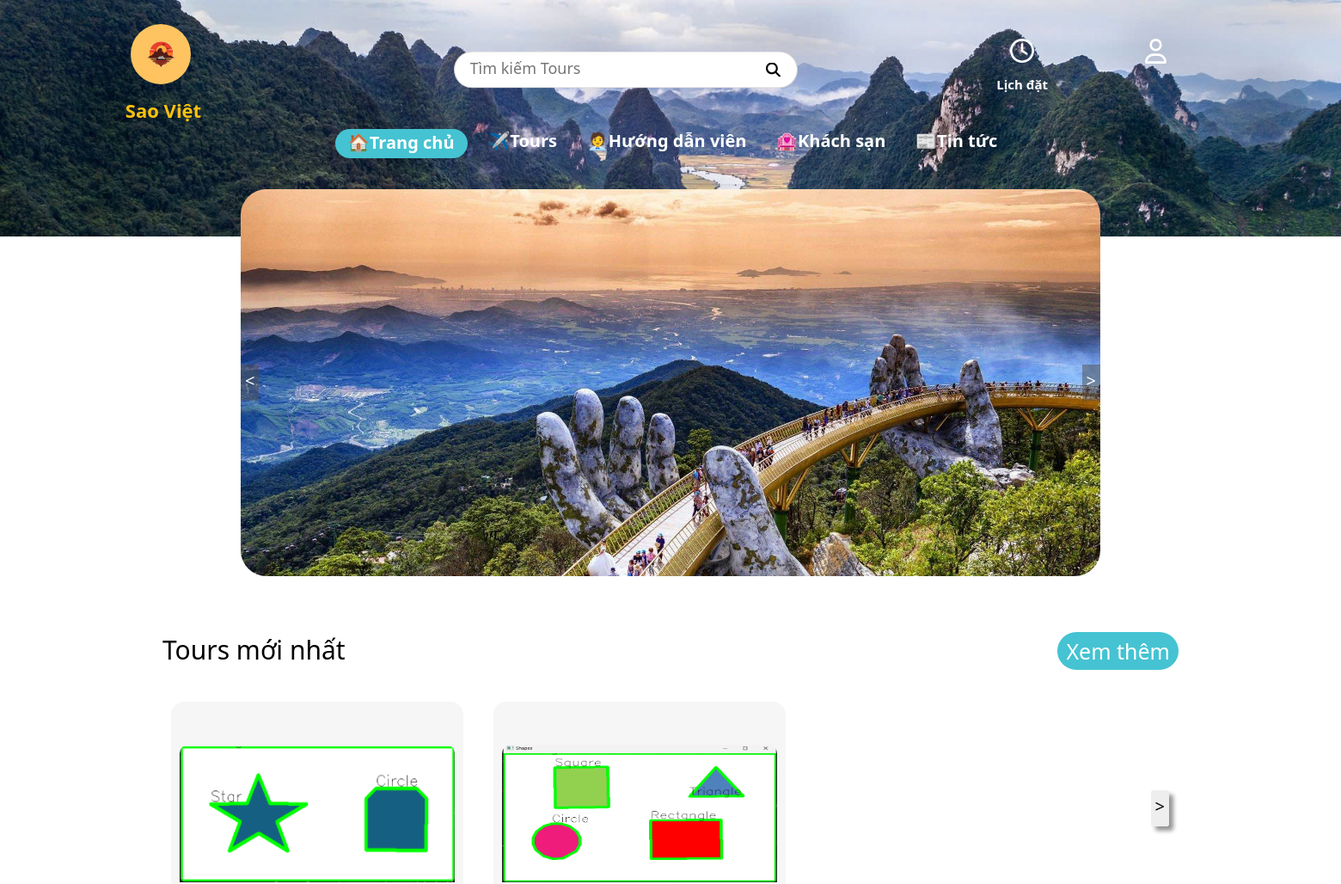
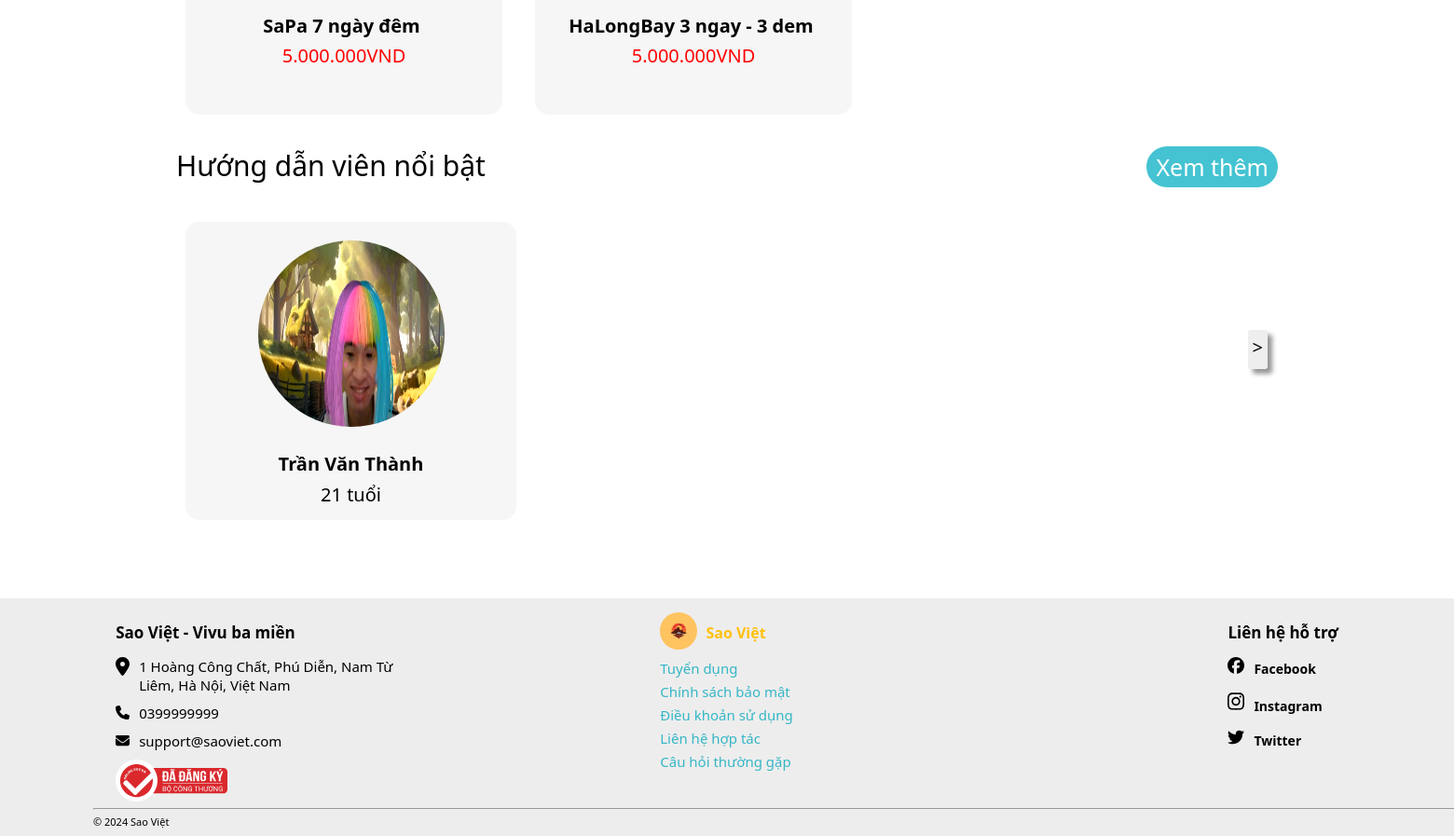
The page / (signed in) on the database its author committed (2 pictures, top to bottom).
### tables this page shows
CREATE TABLE `tour` (
  `MaTour` int(11) NOT NULL,
  `TenTour` varchar(300) NOT NULL,
  `AnhTour` varchar(100) NOT NULL,
  `MoTa` text NOT NULL,
  `GiaTour` varchar(50) NOT NULL,
  `GioiThieu` text DEFAULT NULL,
  `MaCD` int(5) DEFAULT NULL
);

CREATE TABLE `huongdanvien` (
  `MaHDV` int(11) NOT NULL,
  `TenHDV` varchar(100) NOT NULL,
  `AnhHDV` varchar(100) NOT NULL,
  `GioiTinh` varchar(10) NOT NULL,
  `NgaySinh` date NOT NULL,
  `SDT` int(10) NOT NULL,
  `Email` varchar(50) NOT NULL,
  `MoTa` text NOT NULL,
  `DanhGia` int(5) DEFAULT NULL
);

### Controllers/BaseController.php (called while the page is built, shortened)
<?php
    class BaseController {
        protected function view($viewPath, array $data = []) {
            require(self::VIEW_FORDER_NAME .'/'. str_replace('.', '/', $viewPath).'.php');
        }
    }
?>

### Controllers/HomeController.php (called while the page is built, shortened)
<?php
    class HomeController extends BaseController {
        public $tourModel;
        public $guideModel;
        public function __construct() {
            $this->tourModel = new TourModel();
            $this->guideModel = new GuideModel();
        }
        public function index() {
            $tours = $this->tourModel->getAll();
            $guides = $this->guideModel->getGuide(['MaHDV', 'TenHDV', 'AnhHDV', 'NgaySinh'], 'DanhGia', '5');
            return $this->view("home.index",
                [
                    'tours' => $tours,
                    'guides' => $guides
                ],
            );
        }
    }
?>

### Core/Database.php (called while the page is built, shortened)
<?php
class Database
{
    public function connect()
    {
        $conn = mysqli_connect(self::HOST, self::USER, self::PASS, self::DB_NAME);
        mysqli_set_charset($conn, 'utf8');
        return $conn;
    }
}

### Models/BaseModel.php (called while the page is built, shortened)
<?php
class BaseModel extends Database {
    protected $connect;
    public function __construct() {
        $this->connect = $this->connect();
    }
    public function all($table, $select = ['*']) {
        $columns = implode(', ', $select);
        $sql = "SELECT {$columns} FROM {$table}";
        $query = $this->_query($sql);
        $data = [];
        while ($row = mysqli_fetch_object($query)) {
            array_push($data, $row);
        }
        return $data;
    }
    public function getOption($table, $select = ['*'], $id, $option) {
        $columns = implode(', ', $select);
        $sql = "SELECT {$columns} FROM {$table} WHERE {$id} = '{$option}'";
        $query = $this->_query($sql);
        $data = [];
        while ($row = mysqli_fetch_object($query)) {
            array_push($data, $row);
        }
        return $data;
    }
    private function _query($sql) {
        return mysqli_query($this->connect, $sql);
    }
}

### Models/tourModel.php (called while the page is built, shortened)
<?php
    class TourModel extends BaseModel {
        public function getAll($columns = ['*']) {
            return $this->all(self::TABLE, $columns);
        }
    }
?>

### Models/guideModel.php (called while the page is built, shortened)
<?php
    class GuideModel extends BaseModel {
        public function getGuide($columns = ['*'], $id, $value) {
            return $this->getOption(self::TABLE, $columns, $id, $value);
        }
    }

### Views/home/index.php (the view, shortened to what this page needs)
<div class="slide">
    <div class="sub-slide">
        <div class="item">
            <img src="./public/img/home/slide_1.jpg" alt="slide_1">
        </div>
    </div>
    <button class="control-prev" type="button">
        <span>&lt;</span>
    </button>
    <button class="control-next" type="button">
        <span>&gt;</span>
    </button>
</div>
<div class="list" id="tour-slide">
        <div class="title">
            <span>Tours mới nhất</span>
            <a href="index.php?controller=tour&action=list">
                <span>Xem thêm</span>
            </a>
        </div>
        <div class="container">
            <div class="content" id="tour">
                <?php foreach($tours as $tour):?>
                    <div class="sub-list" id="sub-tour">
                        <a href="index.php?controller=tour&action=detail&id=<?=$tour->MaTour?>">
                            <img src="./Admin/public/img/tour/<?=$tour->AnhTour?>" alt="anh tour" id="avatar-tour">
                            <h4 id="tour-name"><?=$tour->TenTour?></h4>
                            <span id="tour-price"><?=$tour->GiaTour?>VND</span>
                        </a>
                    </div>
                <?php endforeach;?>
            </div>
            <button class="button-next" type="button" id="tour-next">
                <span>&gt;</span>
            </button>
        </div>
    </div>
<div class="list" id="guide-slide">
        <div class="title">
            <span>Hướng dẫn viên nổi bật</span>
            <a href="index.php?controller=guide&action=index">
                <span>Xem thêm</span>
            </a>
        </div>
        <div class="container">
            <div class="content" id="guide">
                <?php foreach($guides as $guide):?>
                    <div class="sub-list" id="sub-guide">
                        <a href="index.php?controller=guide&action=detail&id=<?=$guide->MaHDV?>">
                            <img id="avatar-guide" src="./Admin/public/img/guide/<?=$guide->AnhHDV?>" alt="anh hdv">
                            <h4 id="guide-name"><?=$guide->TenHDV?></h4>
                            <span id="guide-age">
                                <?php
                                    $ngaySinh = new DateTime($guide->NgaySinh);
                                    $ngayHienTai = new DateTime();
                                    $tuoi = $ngayHienTai->diff($ngaySinh)->y;
                                    echo $tuoi;
                                ?>
                                tuổi
                            </span>
                        </a>
                    </div>
                <?php endforeach;?>
            </div>
            <button class="button-next" type="button" id="gui-next">
                <span>&gt;</span>
            </button>
        </div>
    </div>

### public/css/home.css (style rules this page uses)
* { margin: 0; padding: 0; box-sizing: border-box; font-family: "Segoe UI", Roboto, Helvetica, Arial, sans-serif; }
body { z-index: -1; overflow-x: hidden; }
.slide { position: absolute; overflow: hidden; width: 1000px; height: 450px; margin: 0 auto; border-radius: 30px; top: 220px; left: 50%; transform: translate(-50%, 0); z-index: 1; }
.slide .sub-slide { display: flex; transition: transform 0.5s ease; }
.slide .item { flex: 0 0 100%; }
.slide .item img { width: 1000px; height: auto; }
.slide .control-prev, .slide .control-next { position: absolute; top: 50%; transform: translateY(-50%); background-color: rgba(78, 77, 77, 0.5); color: white; border: none; padding: 5px 5px 10px 5px; font-size: 20px; cursor: pointer; }
.slide .control-prev { left: 0; }
.slide .control-next { right: 0; }
.list { position: relative; height: 450px; padding: 20px 189px; width: auto; overflow: hidden; }
.title { color: black; font-size: 30px; font-weight: 500; padding-bottom: 20px; }
.title a { color: white; text-decoration: none; font-size: 25px; background-color: #45c3d2; float: right; padding: 5px 10px; border-radius: 25px; }
.list .content { display: flex; gap: 15px; margin-top: 10px; transition: all 0.5s ease; }
.list .sub-list { margin: 10px; padding: 50px 10px; border-radius: 15px; height: 190px; text-align: center; background-color: rgb(246, 246, 246); height: auto; }
.sub-list img { width: 320px; height: 160px; margin-bottom: 10px; border-radius: 10px 10px 0 0; }
.sub-list a { color: black; text-decoration: none; font-size: 20px; }
.sub-list h4 { width: 315px; margin-bottom: 5px; }
.container { width: 1095px; overflow: hidden; }
.button-prev, .button-next { position: absolute; top: 50%; transform: translateY(-50%); background-color: rgba(223, 222, 222, 0.5); color: black; border: none; padding: 5px 5px 10px 5px; font-size: 20px; cursor: pointer; border-radius: 3px; box-shadow: 5px 5px 5px rgb(150, 149, 149); font-weight: 500; }
.button-next { right: 200px; }
#guide-slide { height: 475px; }
#guide { gap: 25px; }
.list #sub-guide { padding: 20px; height: 320px; }
#sub-guide img { width: 200px; height: 200px; border-radius: 50%; }
#sub-guide #guide-name { margin: 10px 0 6px 0; }
#sub-guide span { font-size: 20px; }
.content #tour-price { color: red; }

### rows shown on the page
tour: AnhTour (picture), TenTour "SaPa 7 ngày đêm", GiaTour "5.000.000"
tour: AnhTour (picture), TenTour "HaLongBay 3 ngay - 3 dem", GiaTour "5.000.000"
huongdanvien: AnhHDV (picture), TenHDV "Trần Văn Thành"
